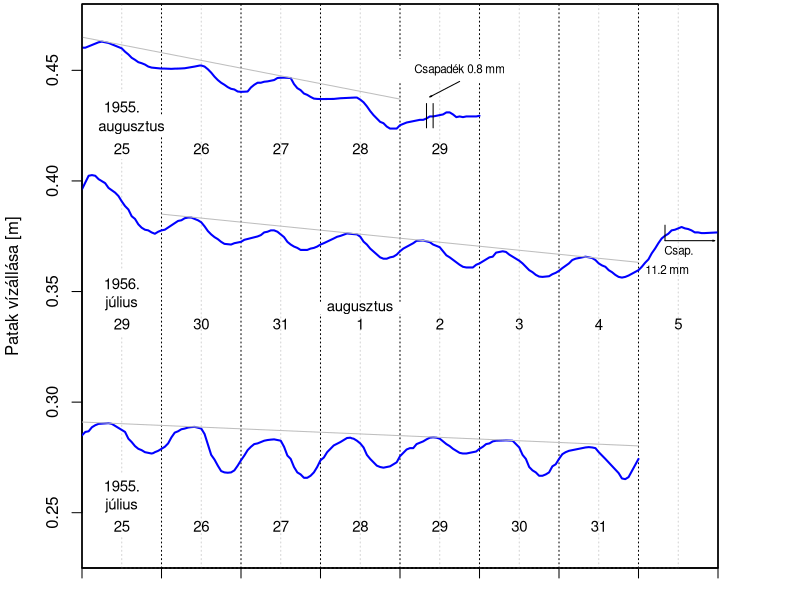

Recreate this plot in R.
library(zoo)
fig111 <- read.csv("1fig11.csv")
fig111.z <- zoo(as.numeric(fig111[,3]),as.POSIXct(paste(as.character(fig111[,1]),as.character(fig111[,2])),tz="GMT"))

fig112 <- read.csv("2fig11.csv")
fig112.z <- zoo(fig112[,3],as.POSIXct(paste(as.character(fig112[,1]),as.character(fig112[,2])),tz="GMT"))

fig113 <- read.csv("3fig11.csv")
fig113.z <- zoo(fig113[,3],as.POSIXct(paste(as.character(fig113[,1]),as.character(fig113[,2])),tz="GMT"))

##m-be váltás
fig111.z <- fig111.z*.3048
fig112.z <- fig112.z*.3048
fig113.z <- fig113.z*.3048

ytg <- c(0.225,.48)
ttfile=10
ttbbmeret=c(9,6)
postscript(paste0("fig",ttfile,".eps"), paper="special", width=ttbbmeret[1]/2.54, height=ttbbmeret[2]/2.54, horiz=F, point=7)
par(mar=c(1.5,4,0.1,4)+.1)
## Felső
plot(NULL,
     ylim=ytg, yaxs="i",
     xlim=c(ISOdate(1955,8,25,0),ISOdate(1955,9,2,0)), xaxs="i",
     xlab="", ylab="",
     xaxt="n",yaxt="n",
     )
## Tengelyek
axis(2,at=c(.25,.30,.35,.40,.45))
axistime <- c(ISOdate(1955,8,25:31,0),ISOdate(1955,9,1:2,0))
axis(1,at=axistime,lab=F)
axis(1,at=axistime[-c(1,length(axistime))],lab=F,tck=1,lty=3)
axis(1,at=c(ISOdate(1955,8,25:31,12),ISOdate(1955,9,1,12)),lab=F,tck=1,lty=3,col="lightgray")
lines(fig111.z, lwd=2, col = "blue")
lines(ISOdate(1955,8,c(25,29),0),c(.465,0.437),col="grey")
rect(ISOdate(1955,8,28,22),0.445,ISOdate(1955,8,30,13),0.455, col = "white", lty = 0)
text(ISOdate(1955,8,29,18),0.45,"Csapadék 0.8 mm",cex=.7)
csapvon <- c(.435,0.424)
lines(ISOdate(1955,8,29,c(8,8)),csapvon)
lines(ISOdate(1955,8,29,c(10,10)),csapvon)
arrows(ISOdate(1955,8,29,18),0.445,ISOdate(1955,8,29,9),.438,.02,15)
par(new=T)
## Középső
plot(NULL,
     ylim=ytg, yaxs="i",
     xlim=c(ISOdate(1956,7,29,0),ISOdate(1956,8,6,0)), xaxs="i",
     xlab="", ylab="",
     xaxt="n", yaxt="n"
     )
lines(fig113.z, lwd=2, col = "blue")
lines(ISOdate(1956,7:8,c(30,5),0),c(.385,.3632),col="grey")
text(ISOdate(1956,8,5,7,45),0.368,"Csap.",adj=0,cex=.7)
text(ISOdate(1956,8,5,2),0.36,"11.2 mm",adj=0,cex=.7)
lines(ISOdate(1956,8,5,c(8,8)),c(.373,.38))
arrows(ISOdate(1956,8,5,8),.373,ISOdate(1956,8,5,23),.373,.02,15)
par(new=T)
## Alsó
plot(NULL,
     ylim=ytg,yaxs="i",
     xlim=c(ISOdate(1955,7,25,0),ISOdate(1955,8,2,0)),xaxs="i",
     ylab="Patak vízállása [m]",xlab="",
     xaxt="n", yaxt="n")
lines(fig112.z, lwd=2, col = "blue")
lines(ISOdate(1955,7:8,c(25,1),0),c(.291,0.2802),col="grey")
par(cex=.9)
## Felirat háttér doboz
rect(ISOdate(1955,7,25,11),0.41,ISOdate(1955,7,25,13),0.44, col = "white", lty = 0)
rect(ISOdate(1955,7,25,11),0.33,ISOdate(1955,7,25,13),0.36, col = "white", lty = 0)
rect(ISOdate(1955,7,25,11),0.24,ISOdate(1955,7,25,13),0.268, col = "white", lty = 0)
rect(ISOdate(1955,7,25,23),0.42,ISOdate(1955,7,26,2),0.43, col = "white", lty = 0)
rect(ISOdate(1955,7,27,22),0.34,ISOdate(1955,7,29,2),0.345, col = "white", lty = 0)
## Dátum feliratok
text(ISOdate(1955,7,25:31,12),.8*.3048,25:31)
text(ISOdate(1955,7,25,12),.86*.3048,"1955.")
text(ISOdate(1955,7,25,12),.83*.3048,"július")
text(c(ISOdate(1955,7,25:31,12),ISOdate(1955,8,1,12)),1.1*.3048,c(29:31,1:5))
text(ISOdate(1955,7,25,12),1.16*.3048,"1956.")
text(ISOdate(1955,7,25,12),1.13*.3048,"július")
text(ISOdate(1955,7,28,12),1.125*.3048,"augusztus")
text(ISOdate(1955,7,25:29,12),1.36*.3048,25:29)
text(ISOdate(1955,7,25,12),1.422*.3048,"1955.")
text(ISOdate(1955,7,25,15),1.392*.3048,"augusztus")
dev.off()
